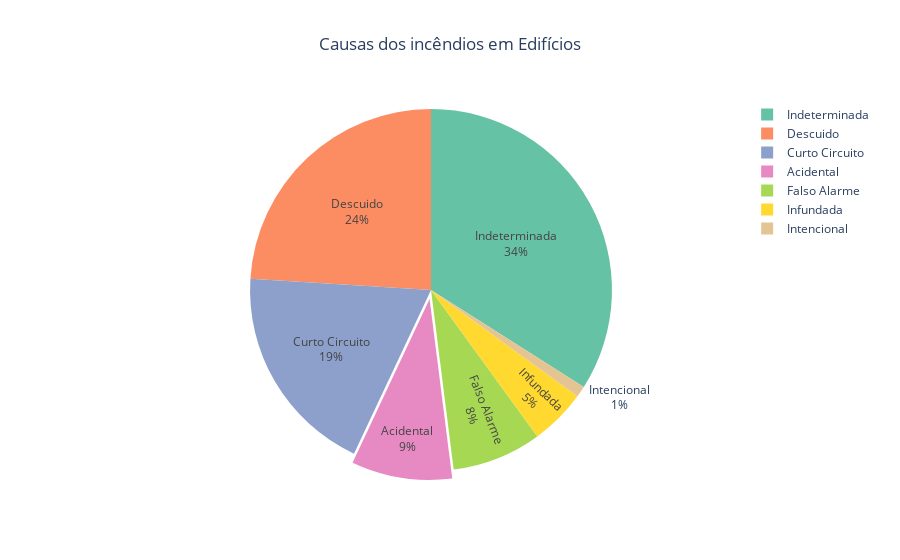

Notebook source saved alongside this figure:
### Markdown cell above
**R:**

### Code cell
import plotly.express as px

fig = px.pie(df, values='perc', names='causa', title='Causas dos incêndios em Edifícios', 
             color_discrete_sequence=px.colors.qualitative.Set2)
fig.update_traces(textinfo='percent+label', pull=[0.05, 0, 0, 0])  
fig.update_layout(title_x=0.5) 
fig.show()

### Figure 1 — Plotly figure (JSON) as saved in the notebook; plotly's stock layout.template omitted (floating-point values rounded to 4 significant figures)
{"data": [{"domain": {"x": [0, 1], "y": [0, 1]}, "hovertemplate": "causa=%{label}<br>perc=%{value}<extra></extra>", "labels": ["Acidental", "Descuido", "Intencional", "Falso Alarme", "Infundada", "Indeterminada", "Curto Circuito"], "legendgroup": "", "name": "", "pull": [0.05, 0, 0, 0], "showlegend": true, "textinfo": "percent+label", "type": "pie", "values": [0.09, 0.24, 0.01, 0.08, 0.05, 0.34, 0.19]}], "layout": {"legend": {"tracegroupgap": 0}, "piecolorway": ["rgb(102,194,165)", "rgb(252,141,98)", "rgb(141,160,203)", "rgb(231,138,195)", "rgb(166,216,84)", "rgb(255,217,47)", "rgb(229,196,148)", "rgb(179,179,179)"], "title": {"text": "Causas dos incêndios em Edifícios", "x": 0.5}}}
